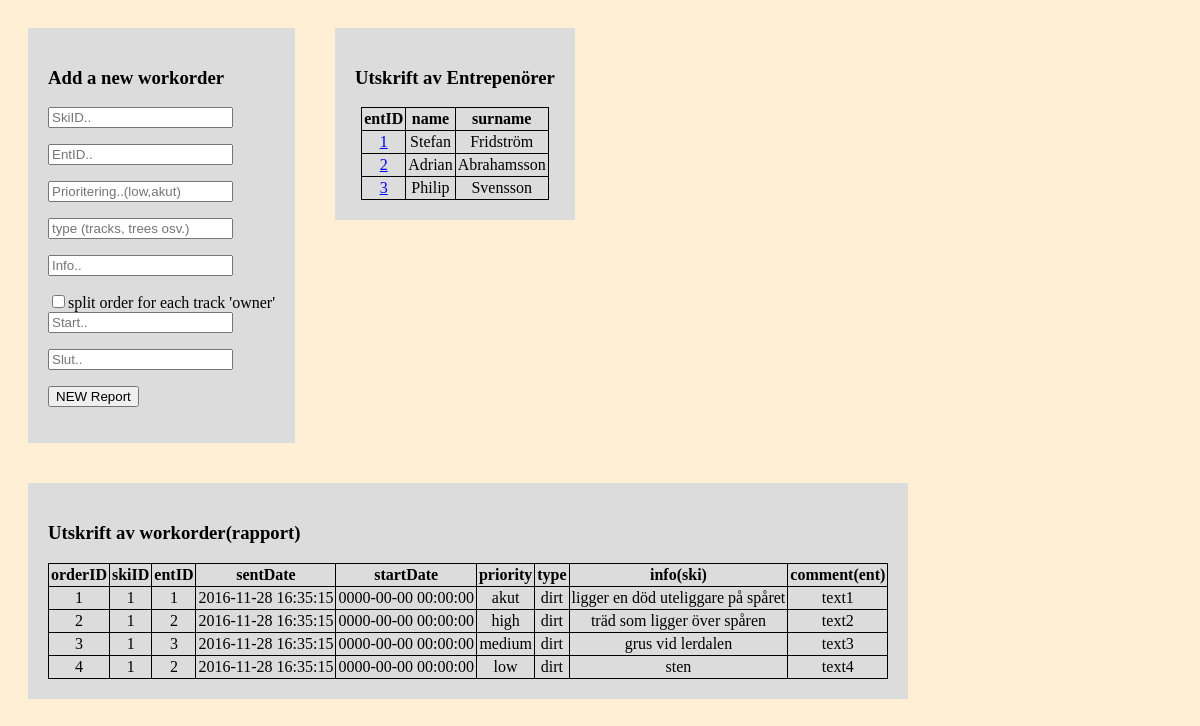
Screenshot of /phpFunc/NyArbetsOrder.php with the database file from the repository.
### tables this page shows
create table Ent (
entID smallint not null auto_increment unique, 
password varchar(32)not null,
firstName varchar(32)not null,
lastName varchar(32) not null,
email varchar (64) unique,
number int(10) not null unique,
regDate datetime,
primary key (entID)
);

create table WorkOrder (
orderID int not null auto_increment unique,
skiID smallint not null,
entID smallint null,
 
sentDate datetime,
 
endDate timestamp,
priority enum('low','medium','high','akut'),
type enum('lights','tracks','dirt','trees','other') null,
info varchar(1024),
EntComment varchar(1024),
primary key (orderID),
foreign key (skiID) references Ski(skiID),
foreign key (entID) references Ent(entID)
);

### phpFunc/NyArbetsOrder.php (the view, shortened to what this page needs)
<!DOCTYPE HTML>
<head>
<html>
</head>
<body>
<?php
include'connect.php';
?>
<div>
	<h3>Add a new workorder</h3>
	<form action='<?php $_PHP_SELF ?>' method='POST'>
		<input type="text" name="SkiID" placeholder="SkiID.."></p>
		<input type="text" name="EntID" placeholder="EntID.."></p>
		<input type="text" name="Prioritering" placeholder="Prioritering..(low,akut)"></p>
		<input type="text" name="type" placeholder="type (tracks, trees osv.)"></p>
		<input type="text" name="Info" placeholder="Info.."></p>
		<input type="checkbox" name="split" value="1">split order for each track 'owner' <br>
		<input type="text" name="Start" placeholder="Start.."></p>
		<input type="text" name="Slut" placeholder="Slut.."></p>
		<p><button type="submit" name="_newSplitWorkOrder" id="_newWorkOrder">NEW Report</button></p></form>
</div>
<div>
	<h3>Utskrift av Entrepenörer</h3>
    <table>
	  	  <?php
	        echo "<th>entID</th>";
	        echo "<th>name</th>";
	        echo "<th>surname</th>";
	      foreach($pdo->query( 'SELECT * FROM Ent;' ) as $row){
	        echo "<tr><td>";
	        echo "<a href='test.php?entID=".urlencode($row['entID'])."'>".$row['entID'];
	        echo "<td>".$row['firstName']."</td>";
	        echo "<td>".$row['lastName']."</td>";
	        echo "</tr>";
    	  }
 	 	  ?>
    	</table>
	</div>
<div>
    	<h3>Utskrift av workorder(rapport)</h3>
    <table>
	    <?php
	    		echo "<tr>";
		        echo "<th>orderID</th>";
		        echo "<th>skiID</th>";
		        echo "<th>entID</th>";
		        echo "<th>sentDate</th>";
		        echo "<th>startDate</th>";
		        echo "<th>priority</th>";
		        echo "<th>type</th>";
		        echo "<th>info(ski)</th>";
		        echo "<th>comment(ent)</th>";
		        echo "</tr>";
		      foreach($pdo->query( 'SELECT * FROM WorkOrder;' ) as $row){
		        echo "<tr>";
		        echo "<td>".$row['orderID']."</td>";
		        echo "<td>".$row['skiID']."</td>";
		        echo "<td>".$row['entID']."</td>";
		        echo "<td>".$row['sentDate']."</td>";
		        echo "<td>".$row['endDate']."</td>";
		        echo "<td>".$row['priority']."</td>";
		        echo "<td>".$row['type']."</td>";
		        echo "<td>".$row['info']."</td>";
		        echo "<td>".$row['EntComment']."</td>";
		        echo "</tr>";
	      }
	    ?>
    </table>
</div>
</body>
</html>

### phpFunc/NyArbetsOrder.php (style rules this page uses)
body { background-color: papayawhip; }
div { display: block; float: left; background-color: gainsboro; margin: 20px; padding: 20px; }
table, td, th { border:1px solid; text-align: center; margin: auto; border-collapse: collapse; padding:2px; }

### rows the page displays
ent: entID "1", firstName "Stefan", lastName "Fridström"
ent: entID "2", firstName "Adrian", lastName "Abrahamsson"
ent: entID "3", firstName "Philip", lastName "Svensson"
workorder: orderID "1", skiID "1", entID "1", sentDate "2016-11-28 16:35:15", endDate "0000-00-00 00:00:00", priority "akut", type "dirt", info "ligger en död uteliggare på spåret", EntComment "text1"
workorder: orderID "2", skiID "1", entID "2", sentDate "2016-11-28 16:35:15", endDate "0000-00-00 00:00:00", priority "high", type "dirt", info "träd som ligger över spåren", EntComment "text2"
workorder: orderID "3", skiID "1", entID "3", sentDate "2016-11-28 16:35:15", endDate "0000-00-00 00:00:00", priority "medium", type "dirt", info "grus vid lerdalen", EntComment "text3"
workorder: orderID "4", skiID "1", entID "2", sentDate "2016-11-28 16:35:15", endDate "0000-00-00 00:00:00", priority "low", type "dirt", info "sten", EntComment "text4"
